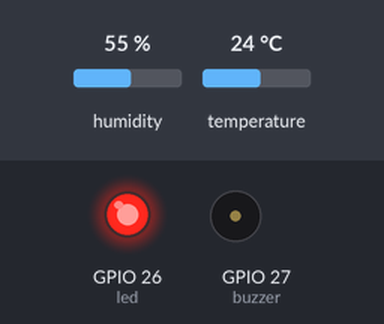
This program was run on a simulated ESP32 board running MicroPython. On the bench: output pins drawn as LEDs (lit = HIGH), buzzer (waves = sounding, pin HIGH). Wiring (from the project's diagram.json): red LED on GPIO 26, buzzer on GPIO 27, gas sensor on GPIO 32, DHT22 sensor on GPIO 33, gas sensor on GPIO 34, gas sensor on GPIO 35. Inputs (shaded band) come from the test bench; at power-on: humidity 55 %, temperature 24 °C. WiFi joins after 1.5 s; random numbers come from a fixed seed; no MQTT or app messages arrive unless stated; requests to the public web service named in the program get a made-up reply in its usual format after 0.4 s (London, UTC, broken clouds, 64 % humidity, 1013 hPa unless stated); what the program prints to the serial console is not drawn.

Above: at 2.1 s.
At 3.5 s:
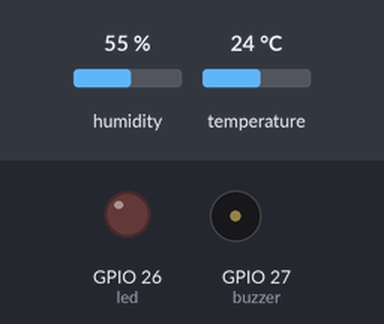
3.6 s: humidity set to 46 %
13.9 s: humidity set to 43 %
21.4 s: temperature set to 12 °C
At 23.6 s:
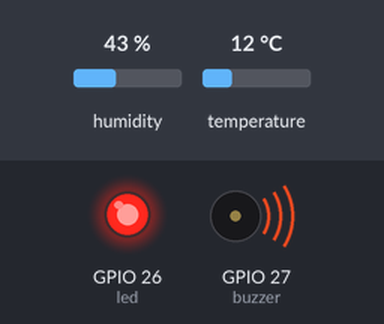
34.4 s: humidity set to 88 %
41.9 s: humidity set to 71 %
53.9 s: humidity set to 68 %
Timing chart, 0 to 62.4 s (numbered marks = the images above; inputs shaded):
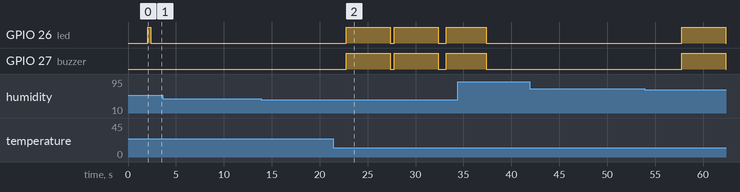

Measured:
- after the input at 3.6 s, every drawn part: stays the same
- after the input at 13.9 s, every drawn part: stays the same
- after the input at 41.9 s, every drawn part: stays the same

The program:

main.py
```python
# =============================================================
#  ESP32 - Surveillance Qualite Air (MicroPython)
#  WiFi + MQTT TLS (EMQX) + DHT22 + 3 capteurs MQ + LED/Buzzer
#  + Telegram Bot (alerte + statut)
# =============================================================
import network
import random
import time
import ssl
import json
import urequests
from machine import Pin, ADC
from dht import DHT22
from umqtt.simple import MQTTClient

# --- Identifiants WiFi ---
SSID     = "Wokwi-GUEST"
PASSWORD = ""

# --- Parametres MQTT EMQX ---
MQTT_SERVER = "..." #adresse du serveur MQTT
MQTT_PORT   = 0000 #numéro de port
MQTT_USER   = "..." #nom d'utilisateur
MQTT_PASS   = "*****" #mot de passe
MQTT_CLIENT = "...." #le nom du client MQTT
TOPIC       = b"....." #le dossier du client MQTT dans le serveur

# --- Identifiants Telegram ---
TOKEN   = "....."   # ton token BotFather
CHAT_ID = 00000000          # ton chat_id

# --- Capteurs MQ ---
mq2   = ADC(Pin(34))
mq7   = ADC(Pin(35))
mq135 = ADC(Pin(32))
for capteur in (mq2, mq7, mq135):
    capteur.atten(ADC.ATTN_11DB)
    capteur.width(ADC.WIDTH_12BIT)

# --- DHT22 ---
dht = DHT22(Pin(33))

# --- LED et buzzer ---
led    = Pin(26, Pin.OUT)
buzzer = Pin(27, Pin.OUT)

# --- Intervalle ---
INTERVALLE = 5000   # ms

client = None
#================================================
#  Telegram
# =============================================================
def send_telegram_message(msg):
    url = "https://api.telegram.org/bot{}/sendMessage".format(TOKEN)
    data = {"chat_id": CHAT_ID, "text": msg}
    try:
        r = urequests.post(url, json=data)
        print("Telegram:", r.text)
        r.close()
    except Exception as e:
        print("Erreur Telegram:", e)

def send_status():
    wlan = network.WLAN(network.STA_IF)
    if wlan.isconnected():
        ip = wlan.ifconfig()[0]
        send_telegram_message("✅ ESP32 en ligne\nIP: {}\nWiFi OK".format(ip))
    else:
        send_telegram_message("❌ ESP32 non connecté au WiFi")

# =============================================================
#  Connexion WiFi
# =============================================================
def connecter_wifi():
    wlan = network.WLAN(network.STA_IF)
    wlan.active(True)
    if not wlan.isconnected():
        print("Connexion au WiFi :", SSID)
        wlan.connect(SSID, PASSWORD)
        while not wlan.isconnected():
            print(".", end="")
            time.sleep(0.5)
    print("\n[OK] WiFi connecte ! IP :", wlan.ifconfig()[0])

# =============================================================
#  Connexion MQTT
# =============================================================
def connecter_mqtt():
    global client
    contexte = ssl.SSLContext(ssl.PROTOCOL_TLS_CLIENT)
    contexte.verify_mode = ssl.CERT_NONE
    client = MQTTClient(
        MQTT_CLIENT, MQTT_SERVER, port=MQTT_PORT,
        user=MQTT_USER, password=MQTT_PASS,
        keepalive=60, ssl=contexte,
    )
    print("Connexion au broker MQTT EMQX ...", end="")
    client.connect()
    print(" [OK] Connecte a EMQX !")
    led.value(1); time.sleep(0.3); led.value(0)

# =============================================================
#  Lecture capteurs
# =============================================================
def lire_capteurs():
    v_mq2   = random.randint(0, 1100)
    v_mq7   = random.randint(0, 1500)
    v_mq135 = random.randint(0, 1100)
    try:
        dht.measure()
        temp = dht.temperature()
        hum  = dht.humidity()
        #Correction des valuers des capteurs MQ
        vf_mq2=v_mq2/(1+0.02*(temp-25)+0.01*(hum-50))
        vf_mq7=v_mq7/(1+0.02*(temp-25)+0.01*(hum-50))
        vf_mq135=v_mq135/(1+0.02*(temp-25)+0.01*(hum-50))
    except OSError:
        temp = 0.0
        hum  = 0.0
    return {"mq2": vf_mq2, "mq7": vf_mq7, "mq135": vf_mq135,
            "temp": round(temp, 1), "hum": round(hum, 1)}

# =============================================================
#  Programme principal
# =============================================================
def main():
    connecter_wifi()
    send_status()       # message Telegram au démarrage
    connecter_mqtt()

    dernier_envoi = time.ticks_ms()

    while True:
        if time.ticks_diff(time.ticks_ms(), dernier_envoi) >= INTERVALLE:
            dernier_envoi = time.ticks_ms()
            donnees = lire_capteurs()

            print("------------------------------------")
            print("MQ2   :", donnees["mq2"])
            print("MQ7   :", donnees["mq7"])
            print("MQ135 :", donnees["mq135"])
            print("Temp  :", donnees["temp"], "C")
            print("Hum   :", donnees["hum"], "%")

            payload = json.dumps(donnees)
            try:
                client.publish(TOPIC, payload)
                print("[ENVOYE ->", TOPIC.decode(), "]", payload)
            except OSError:
                print("[ERREUR] MQTT -> reconnexion")
                try:
                    connecter_mqtt()
                    client.publish(TOPIC, payload)
                except OSError as e:
                    print("[ECHEC] MQTT:", e)
            # Alerte
            # Définition des seuils pour chaque capteur
            seuils = {
                "mq2": 1100,
                "mq7": 1500,
                "mq135": 1100
            }
            alerte = any(donnees[capteur] > seuil for capteur, seuil in seuils.items())
            buzzer.value(0)
            led.value(0)

            if alerte:
                print(">>> ALERTE : seuil de gaz depasse ! <<<")
                for capteur, seuil in seuils.items():
                    if donnees[capteur] > seuil:
                        send_telegram_message(f">>> ALERTE : seuil de gaz depasse ! <<<\n{capteur.upper()} : {donnees[capteur]} ppm")
                led.value(1)
                buzzer.value(1)
                time.sleep(0.1)


# Entrée
main()
```
